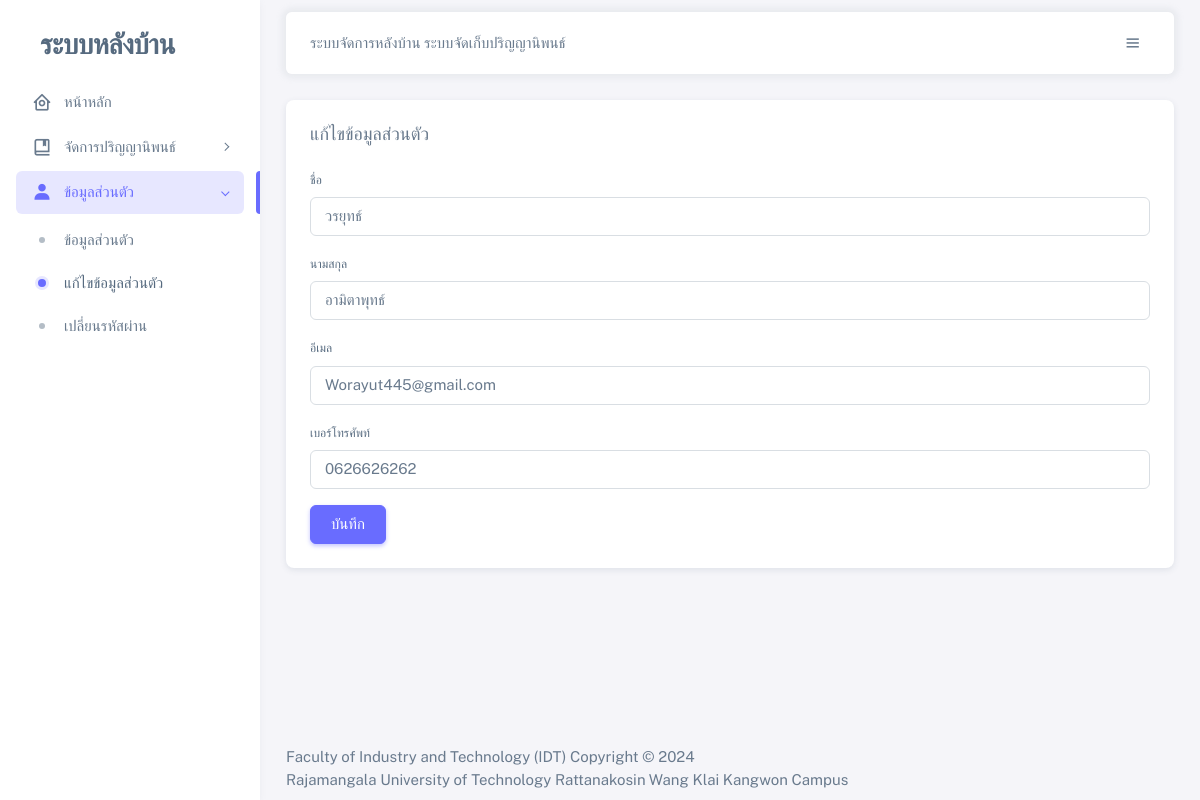
Screenshot of /user/mgmt_profile.php?profile=edit (signed in) with the database file from the repository.
### tables this page shows
CREATE TABLE `members` (
  `m_id` int(11) NOT NULL COMMENT 'ไอดีสมาชิก',
  `m_name1` varchar(50) NOT NULL COMMENT 'ชื่อ สมาชิก',
  `m_name2` varchar(50) NOT NULL COMMENT 'นามสกุล สมาชิก',
  `m_phone` varchar(15) DEFAULT NULL COMMENT 'เบอร์โทร สมาชิก',
  `m_email` varchar(100) DEFAULT NULL COMMENT 'อีเมล สมาชิก',
  `m_username` varchar(50) NOT NULL COMMENT 'ยุสเซอร์เนม สมาชิก',
  `m_password` varchar(255) NOT NULL COMMENT 'พาสเวิร์ด',
  `m_status` enum('0','1') DEFAULT '0' COMMENT 'สถานะ 0สมาชิก  1แอดมิน'
);

### user/profile_edit.php (the view, shortened to what this page needs)
<div class="card mb-4">
            <h5 class="card-header">แก้ไขข้อมูลส่วนตัว</h5>
            <div class="card-body">
                <form action="../inc/inc_profile.php" method="post" id="profile_edit">
                    <?php
                    if (isset($_SESSION['member_id'])) {
                        $acc = $_SESSION['member_id'];
                        $select_sql = "SELECT * FROM members WHERE m_id = ?";
                        $select_stmt = mysqli_prepare($conn, $select_sql);
                        if ($select_stmt) {
                            mysqli_stmt_bind_param($select_stmt, "i", $acc);
                            mysqli_stmt_execute($select_stmt);
                            $result = mysqli_stmt_get_result($select_stmt);
                            if (mysqli_num_rows($result) > 0) {
                                $row = mysqli_fetch_assoc($result);
                    ?>
                                <div class="mb-3">
                                    <label for="firstName" class="form-label">ชื่อ</label>
                                    <input class="form-control" class="form-label" type="text" id="firstName" name="firstName" value="<?php echo $row['m_name1']; ?>" autofocus required>
                                </div>
                                <div class="mb-3">
                                    <label for="lastName" class="form-label">นามสกุล</label>
                                    <input class="form-control" type="text" name="lastName" id="lastName" value="<?php echo $row['m_name2']; ?>" require />
                                </div>
                                <div class="mb-3">
                                    <label for="email" class="form-label">อีเมล</label>
                                    <input class="form-control" type="text" id="email" name="email" value="<?php echo $row['m_email']; ?>" placeholder="john.doe@example.com" required />
                                </div>
                                <div class="mb-3">
                                    <label class="form-label" for="phoneNumber">เบอร์โทรศัพท์</label>
                                    <div class="input-group input-group-merge">
                                        <input type="text" id="phoneNumber" name="phoneNumber" class="form-control" value="<?php echo $row['m_phone']; ?>" placeholder="202 555 0111" required />
                                    </div>
                                </div>
                                <div class="mt-2">
                                    <button type="submit" class="btn btn-primary me-2" name="profile_edit">บันทึก</button>
                                </div>
                    <?php
                            }
                        }
                    }
                    ?>
            </div>
        </div>

### rows the page displays
members: firstName "วรยุทธ์", lastName "อามิตาพุทธ์", email "Worayut445@gmail.com", phoneNumber "0626626262"
